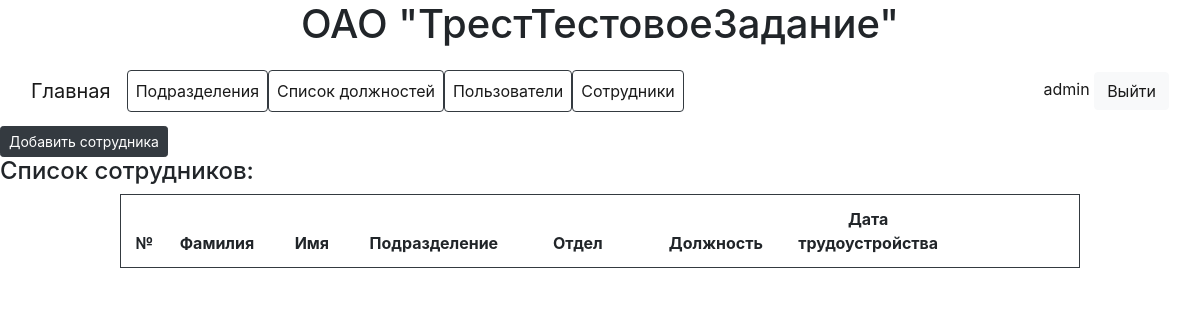
The app's page /employees/ (signed in), older data.
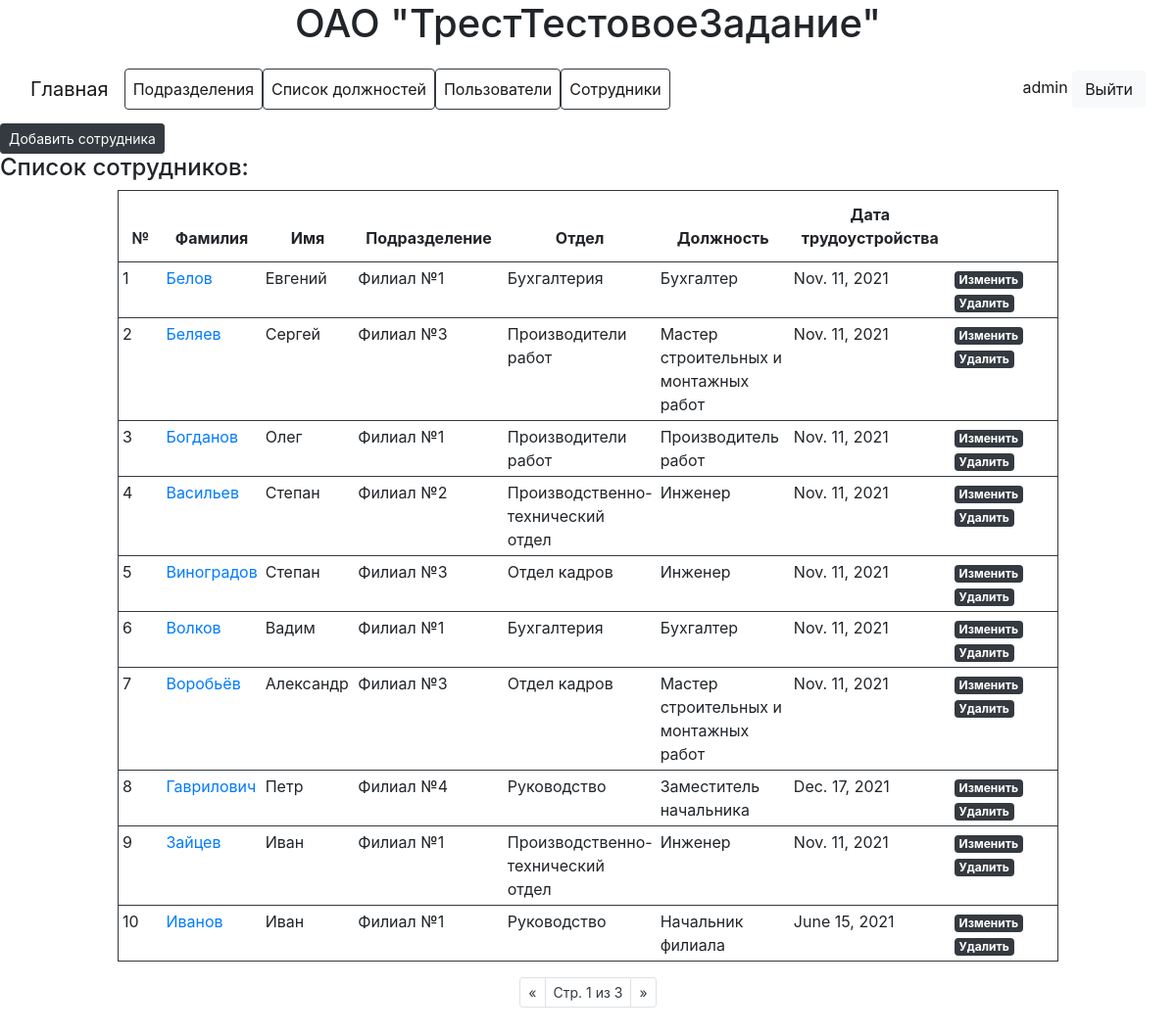
The same page, newer data.
### employees/models.py (models this page shows, shortened)
class Employee(models.Model):
    DEPARTMENTS = (
        ('Human Resources Department', 'Отдел кадров'),
        ('Accounting', 'Бухгалтерия'),
        ('Purchase department', 'Отдел снабжения'),
        ('Management', 'Руководство'),
        ('Production and technical department', 'Производственно-технический отдел'),
        ('Foremen', 'Производители работ'),
    )
    f_name = models.CharField(max_length=64)
    l_name = models.CharField(max_length=64)
    subdivision = models.ForeignKey(Subdivision, on_delete=models.CASCADE)
    department = models.CharField(max_length=128, choices=DEPARTMENTS)
    position = models.ForeignKey(Position, on_delete=models.CASCADE)
    employment_date = models.DateField()
    created = models.DateTimeField(auto_now_add=True)
    def get_absolute_url(self):
        return reverse('employee:employee_detail', args=[self.pk])

class Subdivision(models.Model):
    title = models.CharField(max_length=250)
    address = models.CharField(max_length=250, blank=True, null=True)
    note = models.TextField(blank=True, null=True)
    created = models.DateTimeField(auto_now_add=True)
    def __str__(self):
        return self.title

class Position(models.Model):
    title = models.CharField(max_length=64)
    def __str__(self):
        return self.title

### employees/views.py (the view)
# urls.py: path('employees/', views.EmployeeList.as_view(), name='employees'),
class EmployeeList(LoginRequiredMixin, ListView):
    template_name = 'employees/employees.html'
    context_object_name = 'employees'
    paginate_by = 10
    def get_queryset(self):
        return Employee.objects.all().order_by('l_name')

### employees/templates/employees/employees.html (shortened to what this page needs)
{% extends "base.html" %}
{% block main %}
    <div>
        <a href="{% url 'employee:employee_create' %}" class="btn btn-dark btn-sm">Добавить сотрудника</a>
        <h4>Список сотрудников:</h4>
        <div style="margin: 0 10%">
            <table class="table table-hover">
                <thead>
                <tr class="border border-dark">
                    <th class="border-top border-bottom border-dark text-center" style="width: 5%">№</th>
                    <th class="border-top border-bottom border-dark text-center" style="width: 10%">Фамилия</th>
                    <th class="border-top border-bottom border-dark text-center" style="width: 10%">Имя</th>
                    <th class="border-top border-bottom border-dark text-center" style="width: 15%">Подразделение</th>
                    <th class="border-top border-bottom border-dark text-center" style="width: 15%">Отдел</th>
                    <th class="border-top border-bottom border-dark text-center" style="width: 15%">Должность</th>
                    <th class="border-top border-bottom border-dark text-center" style="width: 15%">Дата
                        трудоустройства
                    </th>
                    <th class="border-top border-bottom border-dark text-center" style="width: 15%"></th>
                </tr>
                </thead>
                <tbody>
                {% for employee in page_obj %}
                    <tr class="border border-dark">
                        <td class="p-1 border-top border-dark">{{ forloop.counter }}</td>
                        <td class="p-1 border-top border-dark">
                            <a href="{{ employee.get_absolute_url }}">{{ employee.l_name }}</a></td>
                        <td class="p-1 border-top border-dark">{{ employee.f_name }}</td>
                        <td class="p-1 border-top border-dark">{{ employee.subdivision }}</td>
                        <td class="p-1 border-top border-dark">{{ employee.get_department_display }}</td>
                        <td class="p-1 border-top border-dark">{{ employee.position }}</td>
                        <td class="p-1 border-top border-dark">{{ employee.employment_date }}</td>
                        <td class="p-1 border-top border-dark">
                            <a class="badge badge-dark"
                               href="{% url 'employee:employee_update' employee.pk %}">Изменить</a>
                            <a class="badge badge-dark"
                               href="{% url 'employee:employee_delete' employee.pk %}">Удалить</a>
                        </td>
                    </tr>
                {% endfor %}
                </tbody>
            </table>
        </div>
    </div>
    {% if page_obj.paginator.num_pages > 1 %}
        <ul class="pagination pagination-sm justify-content-center">
            {% if page_obj.has_previous %}
                <li class="page-item"><a class="page-link text-dark" href="?page={{ page_obj.previous_page_number }}">
                    &laquo;</a>
                </li>
            {% else %}
                <li class="page-item disabled"><a class="page-link text-dark" href="#">&laquo;</a>
                </li>
            {% endif %}
            <li class="page-item disabled">
                <p class="page-link text-dark">
                    Стр. {{ page_obj.number }} из {{ page_obj.paginator.num_pages }}
                </p>
            </li>
            {% if page_obj.has_next %}
                <li class="page-item"><a class="page-link text-dark"
                                         href="?page={{ page_obj.next_page_number }}">&raquo;</a>
                </li>
            {% else %}
                <li class="page-item disabled"><a class="page-link text-dark" href="#">&raquo;</a>
                </li>
            {% endif %}
        </ul>
    {% endif %}
{% endblock %}

Row changes from the older to the newer data that the page shows:
added Employee: l_name "Белов", f_name "Евгений", subdivision "Филиал №1", department "Бухгалтерия", position "Бухгалтер", employment_date "Nov. 11, 2021"
added Employee: l_name "Беляев", f_name "Сергей", subdivision "Филиал №3", department "Производители работ", position "Мастер строительных и монтажных работ", employment_date "Nov. 11, 2021"
added Employee: l_name "Богданов", f_name "Олег", subdivision "Филиал №1", department "Производители работ", position "Производитель работ", employment_date "Nov. 11, 2021"
added Employee: l_name "Васильев", f_name "Степан", subdivision "Филиал №2", department "Производственно-технический отдел", position "Инженер", employment_date "Nov. 11, 2021"
added Employee: l_name "Виноградов", f_name "Степан", subdivision "Филиал №3", department "Отдел кадров", position "Инженер", employment_date "Nov. 11, 2021"
added Employee: l_name "Волков", f_name "Вадим", subdivision "Филиал №1", department "Бухгалтерия", position "Бухгалтер", employment_date "Nov. 11, 2021"
added Employee: l_name "Воробьёв", f_name "Александр", subdivision "Филиал №3", department "Отдел кадров", position "Мастер строительных и монтажных работ", employment_date "Nov. 11, 2021"
added Employee: l_name "Гаврилович", f_name "Петр", subdivision "Филиал №4", department "Руководство", position "Заместитель начальника", employment_date "Dec. 17, 2021"
added Employee: l_name "Зайцев", f_name "Иван", subdivision "Филиал №1", department "Производственно-технический отдел", position "Инженер", employment_date "Nov. 11, 2021"
added Employee: l_name "Иванов", f_name "Иван", subdivision "Филиал №1", department "Руководство", position "Начальник филиала", employment_date "June 15, 2021"
Text that changed along with them:
{{ page_obj.number }}: (not shown) → "1"
{{ page_obj.paginator.num_pages }}: (not shown) → "3"
text now shown: "« Стр. из »"
